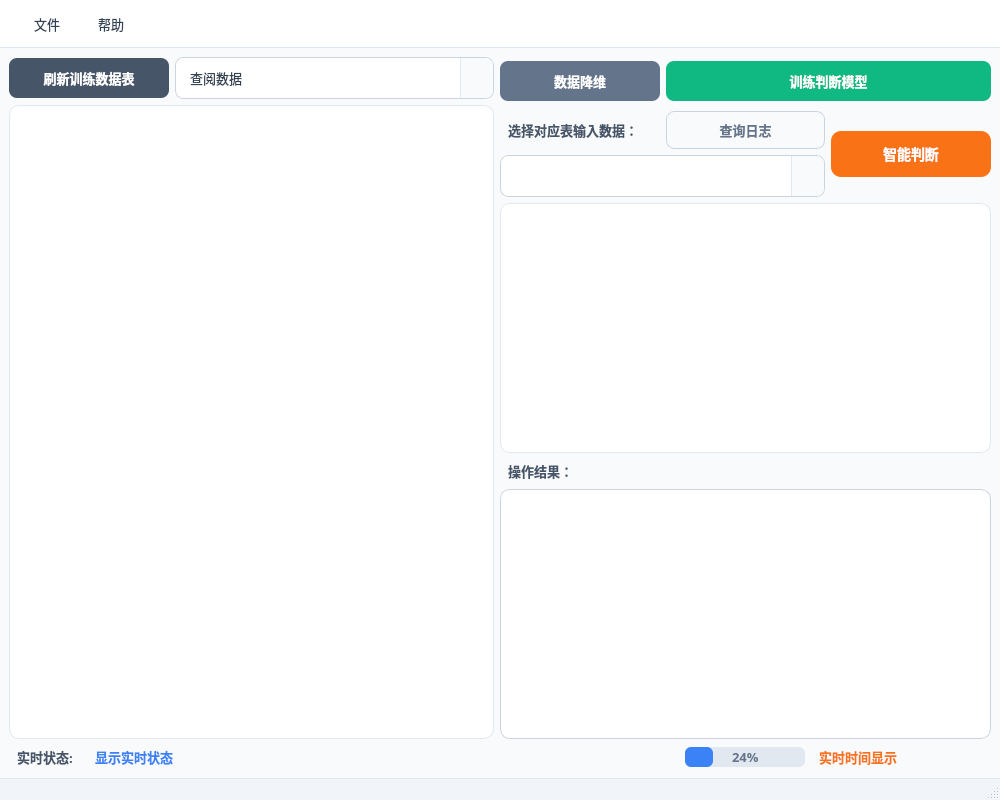
<?xml version="1.0" encoding="UTF-8"?>
<ui version="4.0">
 <class>MainWindow</class>
 <widget class="QMainWindow" name="MainWindow">
  <property name="geometry">
   <rect>
    <x>0</x>
    <y>0</y>
    <width>1000</width>
    <height>800</height>
   </rect>
  </property>
  <property name="minimumSize">
   <size>
    <width>1000</width>
    <height>700</height>
   </size>
  </property>
  <property name="windowTitle">
   <string>基于多源监测数据的电力变压器故障智能诊断</string>
  </property>
  <property name="windowIcon">
   <iconset resource="../resources/resources.qrc">
    <normaloff>:/icon.svg</normaloff>:/icon.svg</iconset>
  </property>
  <property name="styleSheet">
   <string notr="true">
/* ================================================
   现代化工业软件界面样式表
   设计理念：简洁、专业、高效、扁平化
   主色调：深蓝灰 (#1E293B)
   强调色：科技蓝 (#3B82F6)
   辅助色：中灰 (#64748B)、浅灰 (#F1F5F9)
   ================================================ */

/* ========== 全局背景 ========== */
QMainWindow {
    background-color: #F8FAFC;
}

QWidget {
    font-family: &quot;Microsoft YaHei&quot;, &quot;Segoe UI&quot;, Arial, sans-serif;
    font-size: 13px;
    color: #1E293B;
}

/* ========== 菜单栏 ========== */
QMenuBar {
    background-color: #FFFFFF;
    border-bottom: 1px solid #E2E8F0;
    padding: 6px 12px;
}

QMenuBar::item {
    background-color: transparent;
    padding: 8px 16px;
    border-radius: 6px;
    color: #334155;
}

QMenuBar::item:selected {
    background-color: #EFF6FF;
    color: #3B82F6;
}

QMenuBar::item:pressed {
    background-color: #DBEAFE;
}

QMenu {
    background-color: #FFFFFF;
    border: 1px solid #E2E8F0;
    border-radius: 8px;
    padding: 8px 0px;
}

QMenu::item {
    padding: 10px 32px 10px 16px;
    border-radius: 4px;
    color: #334155;
}

QMenu::item:selected {
    background-color: #EFF6FF;
    color: #3B82F6;
}

QMenu::separator {
    height: 1px;
    background-color: #F1F5F9;
    margin: 6px 16px;
}

/* ========== 状态栏 ========== */
QStatusBar {
    background-color: #F1F5F9;
    color: #64748B;
    border-top: 1px solid #E2E8F0;
    padding: 8px 16px;
    font-size: 12px;
}

/* ========== 按钮基础样式 ========== */
QPushButton {
    background-color: #3B82F6;
    color: #FFFFFF;
    border: none;
    border-radius: 8px;
    padding: 10px 20px;
    min-width: 80px;
    font-weight: 500;
    font-size: 13px;
}

QPushButton:hover {
    background-color: #2563EB;
}

QPushButton:pressed {
    background-color: #1D4ED8;
}

QPushButton:disabled {
    background-color: #CBD5E1;
    color: #94A3B8;
}

/* ========== 功能按钮区分 ========== */

/* 刷新数据表按钮 - 深灰 */
QPushButton#pushButton {
    background-color: #475569;
}
QPushButton#pushButton:hover {
    background-color: #334155;
}

/* PCA/数据降维按钮 - 蓝灰 */
QPushButton#btn_pca {
    background-color: #64748B;
}
QPushButton#btn_pca:hover {
    background-color: #475569;
}

/* RF/训练模型按钮 - 绿色 */
QPushButton#btn_rf {
    background-color: #10B981;
}
QPushButton#btn_rf:hover {
    background-color: #059669;
}

/* 预测按钮 - 橙色（醒目 CTA） */
QPushButton#btn_pd {
    background-color: #F97316;
    font-size: 14px;
    font-weight: bold;
    padding: 12px 28px;
    border-radius: 10px;
}
QPushButton#btn_pd:hover {
    background-color: #EA580C;
}
QPushButton#btn_pd:pressed {
    background-color: #C2410C;
}

/* 日志按钮 - 次要样式 */
QPushButton#showlog_btn {
    background-color: transparent;
    color: #64748B;
    border: 1px solid #CBD5E1;
    padding: 8px 16px;
}
QPushButton#showlog_btn:hover {
    background-color: #F1F5F9;
    border-color: #94A3B8;
    color: #334155;
}

/* ========== 下拉框 ========== */
QComboBox {
    border: 1px solid #CBD5E1;
    border-radius: 8px;
    padding: 9px 14px;
    background-color: #FFFFFF;
    min-height: 22px;
    color: #334155;
}

QComboBox:hover {
    border-color: #94A3B8;
}

QComboBox:focus {
    border-color: #3B82F6;
    outline: none;
}

QComboBox::drop-down {
    subcontrol-origin: padding;
    subcontrol-position: center right;
    width: 32px;
    border-left: 1px solid #E2E8F0;
    border-top-right-radius: 8px;
    border-bottom-right-radius: 8px;
    background-color: #F8FAFC;
}

QComboBox::drop-down:hover {
    background-color: #F1F5F9;
}

QComboBox::down-arrow {
    image: none;
    border-left: 5px solid transparent;
    border-right: 5px solid transparent;
    border-top: 6px solid #64748B;
}

QComboBox QAbstractItemView {
    border: 1px solid #CBD5E1;
    border-radius: 8px;
    background-color: #FFFFFF;
    selection-background-color: #EFF6FF;
    outline: none;
    padding: 6px 0px;
}

QComboBox QAbstractItemView::item {
    padding: 10px 16px;
    min-height: 22px;
    color: #334155;
}

QComboBox QAbstractItemView::item:hover {
    background-color: #EFF6FF;
    color: #1D4ED8;
}

/* ========== 表格 ========== */
QTableWidget {
    border: 1px solid #E2E8F0;
    border-radius: 10px;
    background-color: #FFFFFF;
    gridline-color: #F1F5F9;
    selection-background-color: #EFF6FF;
}

QTableWidget::item {
    padding: 10px 8px;
    border-bottom: 1px solid #F8FAFC;
    color: #334155;
}

QTableWidget::item:selected {
    background-color: #EFF6FF;
    color: #1D4ED8;
}

QTableWidget::item:hover {
    background-color: #F8FAFC;
}

QHeaderView::section {
    background-color: #F8FAFC;
    padding: 12px 10px;
    border: none;
    border-bottom: 2px solid #E2E8F0;
    border-right: 1px solid #F1F5F9;
    font-weight: 600;
    color: #475569;
}

QHeaderView::section:hover {
    background-color: #F1F5F9;
}

QTableWidget QTableCornerButton::section {
    background-color: #F8FAFC;
    border: none;
    border-bottom: 2px solid #E2E8F0;
    border-right: 1px solid #F1F5F9;
}

/* ========== 输入表格 ========== */
#showinput_tableWidget {
    background-color: #FFFFFF;
    border: 1px solid #E2E8F0;
    border-radius: 10px;
    gridline-color: #F1F5F9;
    selection-background-color: #EFF6FF;
}

#showinput_tableWidget::item {
    padding: 8px;
    border-bottom: 1px solid #F1F5F9;
    color: #1E293B;
    background-color: #FFFFFF;
}

#showinput_tableWidget::item:hover {
    background-color: #F8FAFC;
}

#showinput_tableWidget::item:selected {
    background-color: #EFF6FF;
    color: #1D4ED8;
}

#showinput_tableWidget QHeaderView::section {
    background-color: #F8FAFC;
    padding: 10px 8px;
    border: none;
    border-bottom: 2px solid #E2E8F0;
    border-right: 1px solid #F1F5F9;
    font-weight: 600;
    color: #475569;
}

/* ========== 文本编辑框 ========== */
QTextEdit {
    border: 1px solid #CBD5E1;
    border-radius: 10px;
    padding: 14px;
    background-color: #FFFFFF;
    color: #334155;
    selection-background-color: #DBEAFE;
}

QTextEdit:hover {
    border-color: #94A3B8;
}

QTextEdit:focus {
    border-color: #3B82F6;
    outline: none;
}

/* ========== 标签 ========== */
QLabel {
    color: #334155;
    background-color: transparent;
    padding: 2px 4px;
}

/* 功能性标签 */
QLabel#showtext_label,
QLabel#showtext_label_2,
QLabel#label {
    font-weight: 600;
    color: #475569;
}

/* 通知标签 */
QLabel#notification_label {
    font-weight: 700;
    color: #3B82F6;
}

/* 时间标签 */
QLabel#showtime_label {
    font-weight: 700;
    color: #F97316;
}

/* ========== 进度条 ========== */
QProgressBar {
    border: none;
    border-radius: 6px;
    background-color: #E2E8F0;
    text-align: center;
    color: #64748B;
    font-weight: 600;
    min-height: 10px;
}

QProgressBar::chunk {
    background-color: #3B82F6;
    border-radius: 6px;
}

/* ========== 中心部件 ========== */
QWidget#centralwidget {
    background-color: transparent;
}

/* ========== 滚动条 ========== */
QScrollBar:vertical {
    background-color: #F8FAFC;
    width: 10px;
    border-radius: 5px;
}

QScrollBar::handle:vertical {
    background-color: #CBD5E1;
    border-radius: 5px;
    min-height: 30px;
}

QScrollBar::handle:vertical:hover {
    background-color: #94A3B8;
}

QScrollBar::add-line:vertical,
QScrollBar::sub-line:vertical {
    height: 0px;
}

QScrollBar:horizontal {
    background-color: #F8FAFC;
    height: 10px;
    border-radius: 5px;
}

QScrollBar::handle:horizontal {
    background-color: #CBD5E1;
    border-radius: 5px;
    min-width: 30px;
}

QScrollBar::handle:horizontal:hover {
    background-color: #94A3B8;
}

QScrollBar::add-line:horizontal,
QScrollBar::sub-line:horizontal {
    width: 0px;
}
</string>
  </property>
  <widget class="QWidget" name="centralwidget">
   <layout class="QVBoxLayout" name="verticalLayout">
    <item>
     <layout class="QGridLayout" name="gridLayout">
      <item row="2" column="4">
       <widget class="QLabel" name="showtext_label">
        <property name="font">
         <font>
          <family>Microsoft YaHei</family>
          <pointsize>-1</pointsize>
          <fontweight>DemiBold</fontweight>
         </font>
        </property>
        <property name="text">
         <string>选择对应表输入数据：</string>
        </property>
       </widget>
      </item>
      <item row="6" column="4" colspan="3">
       <widget class="QTextEdit" name="textEdit_output">
        <property name="minimumSize">
         <size>
          <width>0</width>
          <height>150</height>
         </size>
        </property>
        <property name="font">
         <font>
          <family>Microsoft YaHei</family>
          <pointsize>-1</pointsize>
         </font>
        </property>
        <property name="readOnly">
         <bool>true</bool>
        </property>
       </widget>
      </item>
      <item row="3" column="4" colspan="2">
       <widget class="QComboBox" name="input_combobox">
        <property name="font">
         <font>
          <family>Microsoft YaHei</family>
          <pointsize>-1</pointsize>
         </font>
        </property>
       </widget>
      </item>
      <item row="2" column="5">
       <widget class="QPushButton" name="showlog_btn">
        <property name="font">
         <font>
          <family>Microsoft YaHei</family>
          <pointsize>-1</pointsize>
          <fontweight>Medium</fontweight>
         </font>
        </property>
        <property name="text">
         <string>查询日志</string>
        </property>
       </widget>
      </item>
      <item row="0" column="4" rowspan="2">
       <widget class="QPushButton" name="btn_pca">
        <property name="font">
         <font>
          <family>Microsoft YaHei</family>
          <pointsize>-1</pointsize>
          <fontweight>Medium</fontweight>
         </font>
        </property>
        <property name="text">
         <string>数据降维</string>
        </property>
       </widget>
      </item>
      <item row="5" column="4">
       <widget class="QLabel" name="label">
        <property name="font">
         <font>
          <family>Microsoft YaHei</family>
          <pointsize>-1</pointsize>
          <fontweight>DemiBold</fontweight>
         </font>
        </property>
        <property name="text">
         <string>操作结果：</string>
        </property>
       </widget>
      </item>
      <item row="0" column="0">
       <widget class="QPushButton" name="pushButton">
        <property name="font">
         <font>
          <family>Microsoft YaHei</family>
          <pointsize>-1</pointsize>
          <fontweight>Medium</fontweight>
         </font>
        </property>
        <property name="text">
         <string>刷新训练数据表</string>
        </property>
       </widget>
      </item>
      <item row="2" column="6" rowspan="2">
       <widget class="QPushButton" name="btn_pd">
        <property name="font">
         <font>
          <family>Microsoft YaHei</family>
          <pointsize>-1</pointsize>
          <bold>true</bold>
         </font>
        </property>
        <property name="text">
         <string>智能判断</string>
        </property>
       </widget>
      </item>
      <item row="0" column="1" colspan="2">
       <widget class="QComboBox" name="table_selector">
        <property name="font">
         <font>
          <family>Microsoft YaHei</family>
          <pointsize>-1</pointsize>
         </font>
        </property>
        <item>
         <property name="text">
          <string>查阅数据</string>
         </property>
        </item>
       </widget>
      </item>
      <item row="0" column="5" rowspan="2" colspan="2">
       <widget class="QPushButton" name="btn_rf">
        <property name="font">
         <font>
          <family>Microsoft YaHei</family>
          <pointsize>-1</pointsize>
          <fontweight>Medium</fontweight>
         </font>
        </property>
        <property name="text">
         <string>训练判断模型</string>
        </property>
       </widget>
      </item>
      <item row="4" column="4" colspan="3">
       <widget class="QTableWidget" name="showinput_tableWidget">
        <property name="minimumSize">
         <size>
          <width>0</width>
          <height>200</height>
         </size>
        </property>
        <property name="maximumSize">
         <size>
          <width>16777215</width>
          <height>300</height>
         </size>
        </property>
        <property name="font">
         <font>
          <family>Microsoft YaHei</family>
          <pointsize>-1</pointsize>
         </font>
        </property>
        <property name="alternatingRowColors">
         <bool>false</bool>
        </property>
       </widget>
      </item>
      <item row="1" column="0" rowspan="6" colspan="3">
       <widget class="QTableWidget" name="showdata_tableWidget">
        <property name="font">
         <font>
          <family>Microsoft YaHei</family>
          <pointsize>-1</pointsize>
         </font>
        </property>
       </widget>
      </item>
     </layout>
    </item>
    <item>
     <layout class="QHBoxLayout" name="horizontalLayout">
      <item>
       <widget class="QLabel" name="showtext_label_2">
        <property name="minimumSize">
         <size>
          <width>60</width>
          <height>0</height>
         </size>
        </property>
        <property name="maximumSize">
         <size>
          <width>80</width>
          <height>16777215</height>
         </size>
        </property>
        <property name="font">
         <font>
          <family>Microsoft YaHei</family>
          <pointsize>-1</pointsize>
          <fontweight>DemiBold</fontweight>
         </font>
        </property>
        <property name="text">
         <string>实时状态:</string>
        </property>
       </widget>
      </item>
      <item>
       <widget class="QLabel" name="notification_label">
        <property name="minimumSize">
         <size>
          <width>180</width>
          <height>20</height>
         </size>
        </property>
        <property name="maximumSize">
         <size>
          <width>16777215</width>
          <height>16777215</height>
         </size>
        </property>
        <property name="font">
         <font>
          <family>Microsoft YaHei</family>
          <pointsize>-1</pointsize>
          <bold>true</bold>
         </font>
        </property>
        <property name="text">
         <string>显示实时状态</string>
        </property>
       </widget>
      </item>
      <item>
       <spacer name="horizontalSpacer">
        <property name="orientation">
         <enum>Qt::Horizontal</enum>
        </property>
        <property name="sizeHint" stdset="0">
         <size>
          <width>40</width>
          <height>20</height>
         </size>
        </property>
       </spacer>
      </item>
      <item>
       <widget class="QProgressBar" name="progressBar">
        <property name="minimumSize">
         <size>
          <width>120</width>
          <height>10</height>
         </size>
        </property>
        <property name="maximumSize">
         <size>
          <width>120</width>
          <height>20</height>
         </size>
        </property>
        <property name="font">
         <font>
          <family>Microsoft YaHei</family>
          <pointsize>-1</pointsize>
          <fontweight>DemiBold</fontweight>
         </font>
        </property>
        <property name="value">
         <number>24</number>
        </property>
       </widget>
      </item>
      <item>
       <widget class="QLabel" name="showtime_label">
        <property name="minimumSize">
         <size>
          <width>180</width>
          <height>0</height>
         </size>
        </property>
        <property name="font">
         <font>
          <family>Microsoft YaHei</family>
          <pointsize>-1</pointsize>
          <bold>true</bold>
         </font>
        </property>
        <property name="text">
         <string>实时时间显示</string>
        </property>
       </widget>
      </item>
     </layout>
    </item>
   </layout>
  </widget>
  <widget class="QStatusBar" name="statusbar">
   <property name="font">
    <font>
     <family>Microsoft YaHei</family>
     <pointsize>-1</pointsize>
    </font>
   </property>
  </widget>
  <widget class="QMenuBar" name="menuBar">
   <property name="geometry">
    <rect>
     <x>0</x>
     <y>0</y>
     <width>1000</width>
     <height>47</height>
    </rect>
   </property>
   <property name="font">
    <font>
     <family>Microsoft YaHei</family>
     <pointsize>-1</pointsize>
    </font>
   </property>
   <widget class="QMenu" name="menu">
    <property name="font">
     <font>
      <family>Microsoft YaHei</family>
      <pointsize>-1</pointsize>
     </font>
    </property>
    <property name="title">
     <string>文件</string>
    </property>
    <addaction name="action_6"/>
    <addaction name="separator"/>
    <addaction name="action"/>
   </widget>
   <widget class="QMenu" name="menu_2">
    <property name="title">
     <string>帮助</string>
    </property>
    <addaction name="action_7"/>
    <addaction name="separator"/>
    <addaction name="action_8"/>
   </widget>
   <addaction name="menu"/>
   <addaction name="menu_2"/>
  </widget>
  <action name="action_6">
   <property name="text">
    <string>数据导入</string>
   </property>
   <property name="font">
    <font>
     <family>Microsoft YaHei</family>
     <pointsize>10</pointsize>
    </font>
   </property>
  </action>
  <action name="action_7">
   <property name="text">
    <string>操作说明</string>
   </property>
   <property name="font">
    <font>
     <family>Microsoft YaHei</family>
     <pointsize>10</pointsize>
    </font>
   </property>
  </action>
  <action name="action_8">
   <property name="text">
    <string>关于</string>
   </property>
   <property name="font">
    <font>
     <family>Microsoft YaHei</family>
     <pointsize>10</pointsize>
    </font>
   </property>
  </action>
  <action name="action">
   <property name="text">
    <string>原始图表</string>
   </property>
   <property name="font">
    <font>
     <family>Microsoft YaHei</family>
     <pointsize>10</pointsize>
    </font>
   </property>
  </action>
 </widget>
 <resources>
  <include location="../resources/resources.qrc"/>
 </resources>
 <connections/>
</ui>
